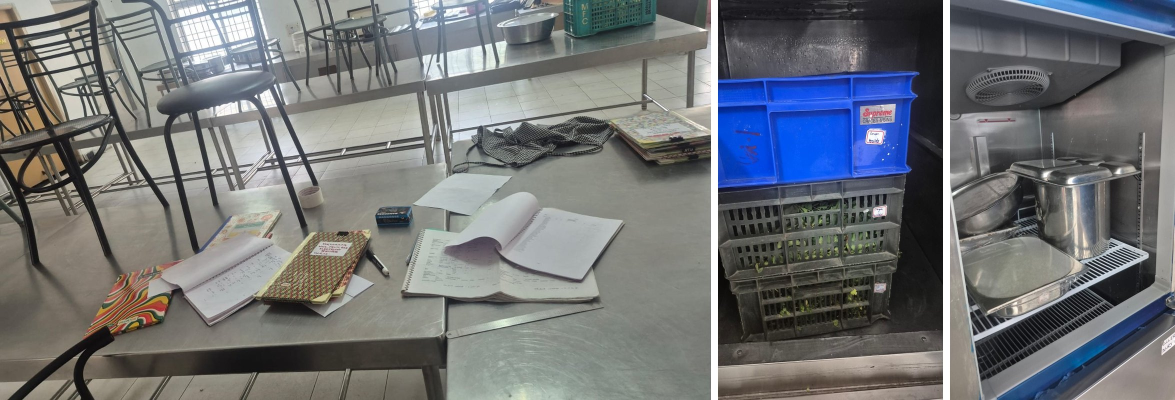
#> input picture deliverables/submission/CaseStudy/Figures/Figure_6_kitchenphoto.jpg, 2350 x 800 px (shown at 1/2 size)
$ python prep.py
#> lines starting #> are read from the running program, lines starting #| are printed output that depends on the picture
import os
from PIL import Image
B=os.path.dirname(os.path.abspath(__file__)); F=os.path.join(B,'..','..','Figures'); O=os.path.join(B,'work','img'); os.makedirs(O,exist_ok=True)
im=Image.open(os.path.join(F,'Figure_6_kitchenphoto.jpg')); im.crop((0,0,1440,800)).save(os.path.join(O,'kitchen_reg.png'))
#> further down, im is the input picture: PIL image 2350x800 RGB; mean R, G, B 113.3, 116.2, 118.8
#> after `im = Image.open(os.path.join(F, 'Figure_6_kitchenphoto.jpg'))`:
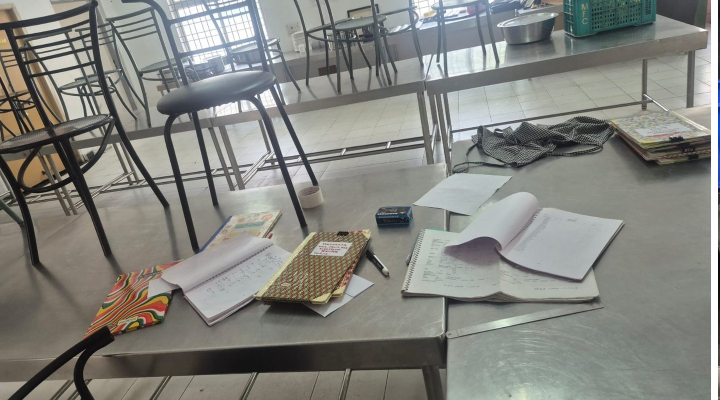
#> saved as kitchen_reg.png: PIL image 1440x800 RGB (shown at 1/2 size); mean R, G, B 132, 132.6, 127.2

$ run again, with Observation images/Photos/WhatsApp Image 2026-09-26 at 13.05.45.jpeg copied over deliverables/submission/CaseStudy/Figures/Figure_6_kitchenphoto.jpg
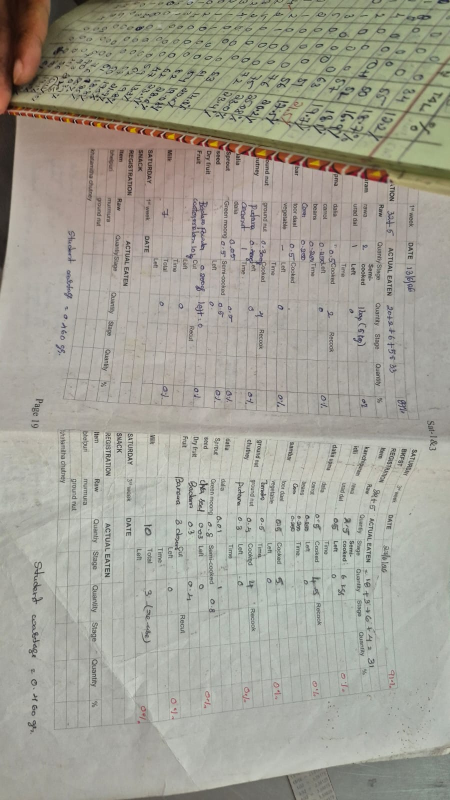
#> input picture Observation images/Photos/WhatsApp Image 2026-09-26 at 13.05.45.jpeg, 900 x 1600 px (shown at 1/2 size)
#> im is the input picture: PIL image 900x1600 RGB; mean R, G, B 162.6, 160.9, 149.8
#> `im = Image.open(os.path.join(F, 'Figure_6_kitchenphoto.jpg'))`:
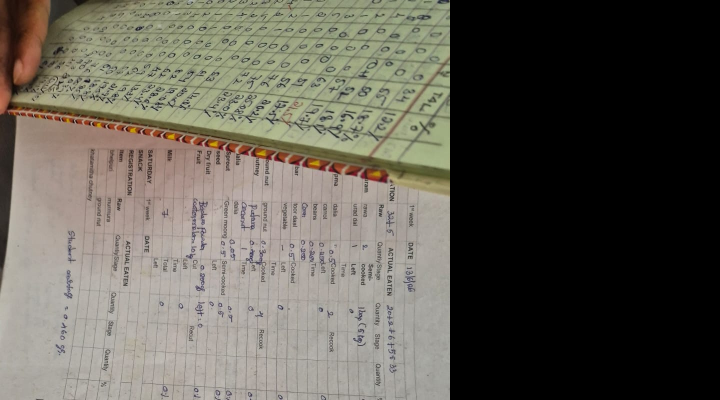
#> saved as kitchen_reg.png: PIL image 1440x800 RGB (shown at 1/2 size); mean R, G, B 96.5, 92.8, 83.6
